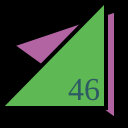
Frame 1 (no input)
Frame 60 (no input): identical to frame 1, image omitted
Frame 120 (the mouse pressed at the canvas centre since frame 60): identical to frame 1, image omitted

The p5.js sketch that drew this single still picture (run headless with seeded random() and noise() and a simulated clock; from frame 60 on, the mouse is pressed at the canvas centre):

// p5.js sketch
// ── sketch.js
function setup() {
  createCanvas(128,128);
}

function draw() {
  background(0);
  strokeWeight(4);
  fill(178, 100, 162);
  triangle(12,45,116,120,116,10);
  fill(94, 185, 84);
  triangle(0,108,106,108,106,0);
  fill(46,90,100);
  textSize(32);
  textFont("serif");
  text("46", 68, 100);
}
